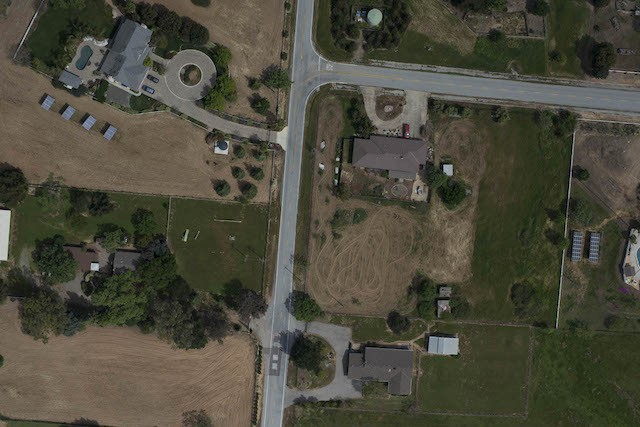
#> input picture lab2/Problem2Images/1_1.jpg, 640 x 427 px
$ python test_ransac.py
#> lines starting #> are read from the running program, lines starting #| are printed output that depends on the picture
### lab2/homework2.py
# Homework 2: Image Stitching
# Computer Vision (2026 fall)
#
# Framework for image stitching based on Harris corner detection.
# Allowed libraries: numpy, scipy, cv2, matplotlib, os, etc.
# You may add helper functions in a separate utils.py, but do NOT rename
# the functions in this file or change their input/output signatures.
#
# Conventions used throughout this file:
#   - images are np.ndarray of shape (H, W) (grayscale) or (H, W, 3)
#     (BGR, as returned by cv2.imread)
#   - pixel coordinates are (x, y) tuples; note that numpy indexing of an
#     array a uses a[y, x]

import os
import re
import cv2
import numpy as np
import matplotlib.pyplot as plt
from scipy import ndimage, spatial
from utils import ransac_with_inliers

IMGDIR = 'Problem2Images'
OUTDIR = 'outputs'

# ---------------------------------------------------------------------------
# Tunable hyper-parameters (feel free to experiment with them)
# ---------------------------------------------------------------------------
HARRIS_K = 0.04        # Harris constant, usually in [0.04, 0.06]
HARRIS_WIN = 9         # window size of the smoothing in harris_response
CORNER_THRESH = 0.01   # corner threshold = CORNER_THRESH * max(R)
CORNER_MIN_DIST = 5    # minimum distance (pixels) between two corners
MATCH_RATIO = 0.6      # ratio-test threshold in feature_matching
MIN_MATCH_RATE = 0.03  # abort if matches / min(#corners) falls below this


# ---------------------------------------------------------------------------
# Q1.1 Spatial derivatives (10 pts)
# ---------------------------------------------------------------------------
def gradient_x(img):
    '''
    Input:
        img (np.array (H, W) or (H, W, 3)): input image
    Output:
        grad_x (np.array (H, W)): derivative along the x axis
    Hints:
        - convert the image to grayscale first if it has 3 channels
        - compute with float dtype to avoid overflow/underflow
        - consider smoothing the image (e.g. Gaussian) before
          differentiating to suppress noise
        - use mode='reflect' when filtering at the borders
    '''
    if img.ndim == 3:
        img = cv2.cvtColor(img, cv2.COLOR_BGR2GRAY)
    img = img.astype(np.float64)
    img = ndimage.gaussian_filter(img, sigma = 1, mode = 'reflect')
    return ndimage.sobel(img, axis = 1, mode = 'reflect')


def gradient_y(img):
    '''
    Input:
        img (np.array (H, W) or (H, W, 3)): input image
    Output:
        grad_y (np.array (H, W)): derivative along the y axis
    '''
    if img.ndim == 3:
        img = cv2.cvtColor(img, cv2.COLOR_BGR2GRAY)
    img = img.astype(np.float64)
    img = ndimage.gaussian_filter(img, sigma = 1, mode = 'reflect')
    return ndimage.sobel(img, axis = 0, mode = 'reflect')


# ---------------------------------------------------------------------------
# Q1.2 Harris response (15 pts)
# ---------------------------------------------------------------------------
def harris_response(img, k, win_s):
    '''
    Input:
        img   (np.array (H, W) or (H, W, 3)): input image
        k     (float): Harris corner constant
        win_s (int): size of the sliding window
    Output:
        R (np.array (H, W)): Harris response of each pixel,
            R = det(M) - k * tr(M)^2
    Hints:
        - call gradient_x / gradient_y from Q1.1
        - smooth the products Ix*Ix, Ix*Iy, Iy*Iy with a Gaussian window
          of size win_s before computing det(M) and tr(M)
        - avoid python "for" loops; use vectorized numpy/scipy operations
    '''
    if img.ndim == 3:
        img = cv2.cvtColor(img, cv2.COLOR_BGR2GRAY)
    grad_x = gradient_x(img)
    grad_y = gradient_y(img)
    grad_xx = ndimage.gaussian_filter(grad_x * grad_x, sigma = 1, radius = win_s // 2, mode = 'reflect')
    grad_xy = ndimage.gaussian_filter(grad_x * grad_y, sigma = 1, radius = win_s // 2, mode = 'reflect')
    grad_yy = ndimage.gaussian_filter(grad_y * grad_y, sigma = 1, radius = win_s // 2, mode = 'reflect')
    det_img = grad_xx * grad_yy - grad_xy * grad_xy
    trace_img = grad_xx + grad_yy
    R = det_img - k * trace_img * trace_img
    return R


# ---------------------------------------------------------------------------
# Q1.3 Corner selection and non-maximal suppression (5 pts)
# ---------------------------------------------------------------------------
def corner_selection(R, th, min_dist):
    '''
    Input:
        R        (np.array (H, W)): pixel-wise Harris response
        th       (float): threshold of R for selecting corners
        min_dist (int): minimum distance of two nearby corners
    Output:
        pixels (list: N): a list of (x, y) tuples of the selected corners,
            e.g. pixels = [(5, 8), (3, 9)]
    Hints:
        - use ndimage.maximum_filter() for non-maximum suppression:
          keep a pixel only if it is the local maximum within a window of
          size (2 * min_dist + 1)
        - np.nonzero returns (row, col) = (y, x); convert to (x, y)
    '''
    local_max = ndimage.maximum_filter(R, size = 2 * min_dist + 1, mode = 'reflect')
    mask = (R == local_max) & (R > th)
    mask[:min_dist, :] = False
    mask[-min_dist:, :] = False
    mask[:, :min_dist] = False
    mask[:, -min_dist:] = False
    ys, xs = np.nonzero(mask)
    pixels = list(zip(xs, ys))
    return pixels


def orientation_histogram(magnitude, angle, num_bins=8):
    bin_width = 2 * np.pi / num_bins
    bin_indices = np.floor(angle / bin_width + 0.5).astype(int) % num_bins
    histogram = np.bincount(bin_indices.ravel(), weights=magnitude.ravel(), minlength=num_bins)
    return histogram

# ---------------------------------------------------------------------------
# Q2 Gradient histogram descriptor (20 pts)
# ---------------------------------------------------------------------------
def histogram_of_gradients(img, pix):
    '''
    Input:
        img (np.array (H, W) or (H, W, 3)): input image
        pix (list: N): a list of (x, y) tuples of the corners from Q1
    Output:
        features (np.array (N, L)): L-dimensional feature vectors,
            in the same order as pix
    Requirements (no fixed template, hard-code the parameters):
        1. horizontal and vertical gradients (reuse Q1.1)
        2. gradient magnitude and direction (np.arctan2)
        3. for each corner, an m*m grid of cells with m*m pixels each
        4. per-cell histogram over n directions (e.g. 8), weighted by
           magnitude, then normalized
        5. ROTATION INVARIANCE IS REQUIRED: estimate the dominant
           orientation of the patch, rotate the gradients to align with
           it, and build the descriptor in the canonical frame
    '''
    if img.ndim == 3:
        img = cv2.cvtColor(img, cv2.COLOR_BGR2GRAY)
    cells_per_side = 4
    pixels_per_side = 4
    patch_size = cells_per_side * pixels_per_side
    half_size = patch_size // 2
    num_bins = 8
    bin_width = 2 * np.pi / num_bins
    grad_x = gradient_x(img)
    grad_y = gradient_y(img)
    magnitude = np.sqrt(grad_x * grad_x + grad_y * grad_y)
    angle = np.mod(np.arctan2(grad_y, grad_x), 2 * np.pi)
    features = []
    for (y, x) in pix:
        if(x - half_size < 0 or x + half_size >= img.shape[0] or y - half_size < 0 or y + half_size >= img.shape[1]):
            descriptor = np.zeros(cells_per_side * cells_per_side * num_bins)
            features.append(descriptor)
            continue
        patch_magnitude = magnitude[x - half_size : x + half_size, y - half_size : y + half_size]
        patch_angle = angle[x - half_size : x + half_size, y - half_size : y + half_size]
        dominant_histogram = orientation_histogram(patch_magnitude, patch_angle, num_bins = 36)
        dominant_bin = np.argmax(dominant_histogram)
        dominant_angle = dominant_bin * 2 * np.pi / 36
        relative_angle = np.mod(patch_angle - dominant_angle, 2 * np.pi)
        cells_histograms = []
        for cell_x in range(cells_per_side):
            for cell_y in range(cells_per_side):
                cell_magnitude = patch_magnitude[
                    cell_x * pixels_per_side : (cell_x + 1) * pixels_per_side ,
                    cell_y * pixels_per_side : (cell_y + 1) * pixels_per_side
                ]
                cell_angle = relative_angle[
                    cell_x * pixels_per_side : (cell_x + 1) * pixels_per_side ,
                    cell_y * pixels_per_side : (cell_y + 1) * pixels_per_side
                ]
                bin_indices = np.floor(cell_angle / bin_width + 0.5).astype(int) % num_bins
                histogram = np.bincount(bin_indices.ravel(), weights = cell_magnitude.ravel(), minlength = num_bins)
                cells_histograms.append(histogram)
        descriptor = np.concatenate(cells_histograms)
        norm = np.linalg.norm(descriptor)
        descriptor = descriptor / (norm + 1e-8)
        features.append(descriptor)

    return np.asarray(features)


# ---------------------------------------------------------------------------
# Q3 Local feature matching (5 pts) -- provided, do not modify
# ---------------------------------------------------------------------------
def feature_matching(img_1, img_2):
    '''
    Input:
        img_1, img_2 (np.array (H, W, 3)): image pair
    Output:
        pixels_1, pixels_2 (list: N): matched (x, y) tuples such that
            pixels_1[i] in img_1 corresponds to pixels_2[i] in img_2
    Matches are selected with a ratio test: a match is accepted if
    best_dist / second_best_dist <= MATCH_RATIO.
    '''
    R1 = harris_response(img_1, HARRIS_K, HARRIS_WIN)
    R2 = harris_response(img_2, HARRIS_K, HARRIS_WIN)
    cor1 = corner_selection(R1, CORNER_THRESH * np.max(R1), CORNER_MIN_DIST)
    cor2 = corner_selection(R2, CORNER_THRESH * np.max(R2), CORNER_MIN_DIST)
    fea1 = histogram_of_gradients(img_1, cor1)
    fea2 = histogram_of_gradients(img_2, cor2)

    dis = spatial.distance.cdist(fea1, fea2, metric='euclidean')
    pixels_1, pixels_2 = [], []
    p1, p2 = np.shape(dis)
    if p1 < p2:
        # for each corner in image 1, find its best match in image 2
        for p in range(p1):
            best = np.argmin(dis[p])
            dis_min = dis[p][best]
            dis[p][best] = np.max(dis)  # exclude the best to get 2nd best
            if dis_min / np.min(dis[p]) <= MATCH_RATIO:
                pixels_1.append(cor1[p])
                pixels_2.append(cor2[best])
                dis[:, best] = np.max(dis)  # match each corner at most once
    else:
        # symmetric case: iterate over the corners of image 2
        for p in range(p2):
            best = np.argmin(dis[:, p])
            dis_min = dis[best][p]
            dis[best][p] = np.max(dis)
            if dis_min / np.min(dis[:, p]) <= MATCH_RATIO:
                pixels_2.append(cor2[p])
                pixels_1.append(cor1[best])
                dis[best, :] = np.max(dis)

    rate = len(pixels_1) / min(len(cor1), len(cor2))
    assert rate >= MIN_MATCH_RATE, "Fail to Match!"
    return pixels_1, pixels_2


# [29 lines left out: function test_matching, not called in this run]


# ---------------------------------------------------------------------------
# Q4.1 Homography estimation (10 pts)
# ---------------------------------------------------------------------------
def compute_homography(pixels_1, pixels_2):
    '''
    Input:
        pixels_1, pixels_2 (list: N', N' >= 4): matched (x, y) tuples
    Output:
        homo_mat (np.array (3, 3)): estimated homography matrix mapping
            points of image 1 onto image 2
    Hints:
        - convert the coordinates to homogeneous form
        - build the 2N' x 9 system A h = 0 from the correspondences and
          solve it with SVD:
              U, S, V = np.linalg.svd(A)
              homo_mat = V[-1].reshape(3, 3)

          (equivalently, use the smallest eigenvector of A^T A)
        - normalize so that homo_mat[2, 2] == 1
    '''
    pixels_1 = np.asarray(pixels_1, dtype=float)
    pixels_2 = np.asarray(pixels_2, dtype=float)
    n = len(pixels_1)
    A = np.zeros(shape = (n << 1, 9), dtype = float)
    for i in range(n):
        A[i << 1][0] = pixels_1[i][0]
        A[i << 1][1] = pixels_1[i][1]
        A[i << 1][2] = 1
        A[i << 1][6] = -pixels_1[i][0] * pixels_2[i][0]
        A[i << 1][7]= - pixels_1[i][1] * pixels_2[i][0]
        A[i << 1][8] = -pixels_2[i][0]
        A[i << 1 | 1][3] = pixels_1[i][0]
        A[i << 1 | 1][4] = pixels_1[i][1]
        A[i << 1 | 1][5] = 1
        A[i << 1 | 1][6] = -pixels_1[i][0] * pixels_2[i][1]
        A[i << 1 | 1][7]= - pixels_1[i][1] * pixels_2[i][1]
        A[i << 1 | 1][8] = -pixels_2[i][1]
    U, singular_values, Vt = np.linalg.svd(A, full_matrices = True)
    tolerance = singular_values[0] * max(A.shape) * np.finfo(float).eps
    h = Vt[-1, :]
    H = h.reshape(3, 3)
    return H


# ---------------------------------------------------------------------------
# Q4.2 Alignment with RANSAC (15 pts)
# ---------------------------------------------------------------------------
# [186 lines left out: functions align_pair, stitch_blend, generate_panorama, load_image_sequence, not called in this run]


# The provided scenes span almost 360 degrees, which a single reference
# plane cannot represent (see Q4.4 in the assignment PDF). For the base
# points it is sufficient to stitch any 5 consecutive images of a scene;
# the demo below uses the middle 5 frames. A full 360-degree panorama
# needs cylindrical projection (bonus 3).
BASE_MAX_FRAMES = 5

PANORAMA_SCENES = {
    1: 'grail',
    2: 'library',
    3: 'parrington',
    4: 'Xue-Mountain-Entrance',
}


# [36 lines that do not run on import are left out]

### lab2/utils.py
"""Helpers for RANSAC and its report, without changing the homework interfaces."""

from itertools import combinations

import numpy as np


def reprojection_errors(H, src, dst):
    """Forward reprojection distances in pixels; invalid projections get inf."""
    src = np.asarray(src, dtype=float)
    dst = np.asarray(dst, dtype=float)
    H = np.asarray(H, dtype=float)
    # Homographies differing by a nonzero scale must get the same validity test.
    norm = np.linalg.norm(H)
    if not np.isfinite(H).all() or not np.isfinite(norm) or norm == 0:
        return np.full(len(src), np.inf)
    projected_h = (H / norm @ np.column_stack((src, np.ones(len(src)))).T).T
    valid = (np.isfinite(projected_h).all(axis=1)
             & (np.abs(projected_h[:, 2]) > 1e-12))
    errors = np.full(len(src), np.inf)
    projected = projected_h[valid, :2] / projected_h[valid, 2:3]
    errors[valid] = np.linalg.norm(projected - dst[valid], axis=1)
    return errors


def ransac_with_inliers(pixels_1, pixels_2, compute_homography,
                        iterations=1000, threshold=3.0, seed=None):
    """Return (refitted H, best consensus mask), in original match order.

    compute_homography is the student's solver, passed as a callback to avoid
    circular imports. The mask is the largest sampled model's consensus set,
    which is then used to refit H, as required by Q4.2. Refit residuals may
    change slightly; the mask deliberately records that original consensus.
    """
    src = np.asarray(pixels_1, dtype=float)
    dst = np.asarray(pixels_2, dtype=float)

    rng = np.random.default_rng(seed)
    best_inliers = np.zeros(len(src), dtype=bool)
    best_count = 0
    best_error = np.inf

    for _ in range(iterations):
        indices = rng.choice(len(src), size=4, replace=False)
        H = compute_homography(src[indices].tolist(), dst[indices].tolist())
        errors = reprojection_errors(H, src, dst)
        inliers = errors < threshold
        count = int(inliers.sum())
        if count < 4:
            continue
        error = float(np.mean(errors[inliers] ** 2))
        if count > best_count or (count == best_count and error < best_error):
            best_count = count
            best_error = error
            best_inliers = inliers


    H = compute_homography(src[best_inliers].tolist(), dst[best_inliers].tolist())
    return H, best_inliers

### lab2/test_ransac.py
"""Run from any directory: python HW2/test_ransac.py --pair 1_1.jpg 1_2.jpg."""

import argparse
import json
from pathlib import Path

import cv2
import matplotlib
matplotlib.use('Agg')
import matplotlib.pyplot as plt
import numpy as np

import homework2 as hw
from utils import ransac_with_inliers, reprojection_errors


def main():
    parser = argparse.ArgumentParser(description='Compare Q3 matches and RANSAC inliers')
    parser.add_argument('--pair', nargs=2, default=['1_1.jpg', '1_2.jpg'])
    parser.add_argument('--iterations', type=int, default=1000)
    parser.add_argument('--threshold', type=float, default=3.0)
    parser.add_argument('--seed', type=int, default=42)
    args = parser.parse_args()

    root = Path(__file__).resolve().parent
    images = [cv2.imread(str(root / 'Problem2Images' / name)) for name in args.pair]
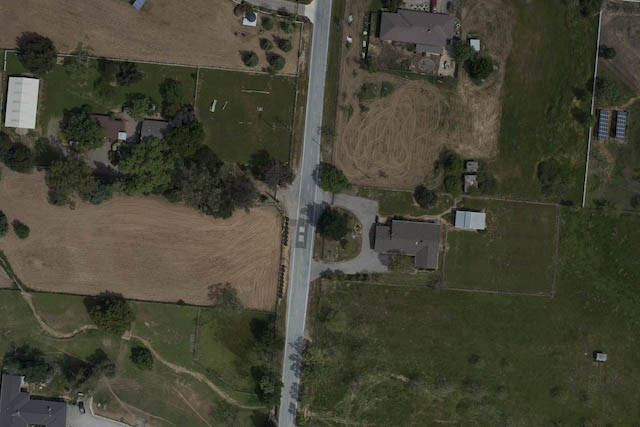
#> input picture lab2/Problem2Images/1_2.jpg, 640 x 427 px
#> images = 2 items
    for name, image in zip(args.pair, images):
        if image is None:
            raise FileNotFoundError(root / 'Problem2Images' / name)
#> this loop made 2 passes
#> name on passes 1 to 2: '1_1.jpg', '1_2.jpg'
    img1, img2 = images
#> img1 is the input picture: shape (427, 640, 3); mean B, G, R 60.6, 74.1, 75.9
#> img2 is the input picture: shape (427, 640, 3); mean B, G, R 52.7, 68.3, 69.2
    pixels1, pixels2 = hw.feature_matching(img1, img2)
#> call 2 of harris_response, with k = 0.04, win_s = 9
#> in harris_response (call 2), `grad_xy = ndimage.gaussian_filter(grad_x * grad_y, sigma = 1, radius =..`:
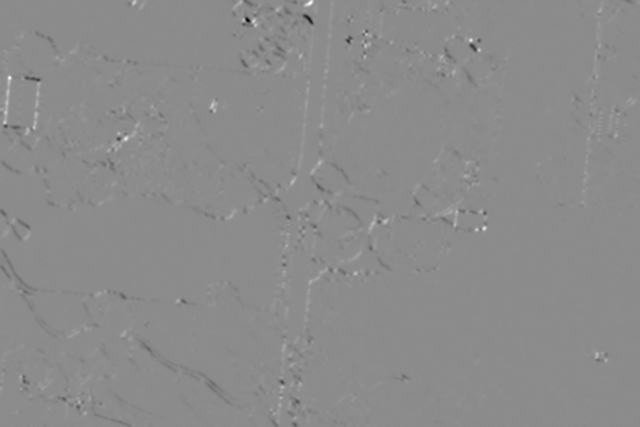
#> grad_xy: shape (427, 640) float64; min -28643.7, max 23530.3, mean -17.6; drawn with min black and max white
#> in harris_response (call 2), `R = det_img - k * trace_img * trace_img`:
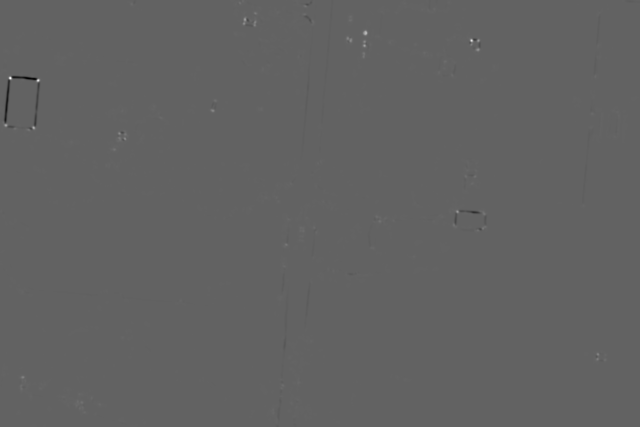
#> R: shape (427, 640) float64; min -435086105.3, max 687209481.9, mean -106209.5; drawn with min black and max white
#> in corner_selection, `mask = (R == local_max) & (R > th)`:
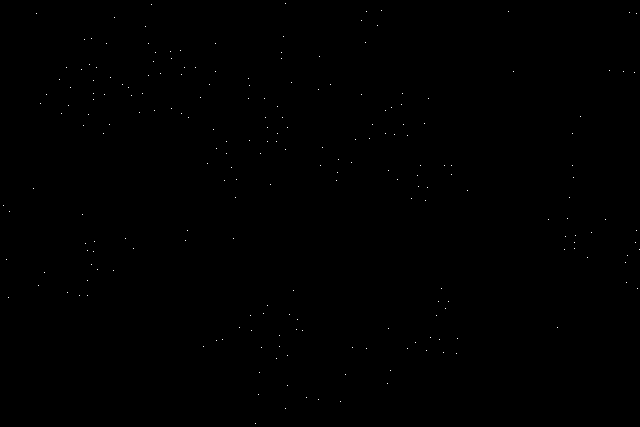
#> mask: shape (427, 640) bool; 0.08% white in thin lines or dots
#> in corner_selection, `ys, xs = np.nonzero(mask)`: ys = 210 values from 10 to 408; xs = 210 values, max 634 at index 34, min 6 at index 152, mean 287.5
#> in corner_selection, `pixels = list(zip(xs, ys))`: pixels = 210 pairs, first value 6 to 634, second value 10 to 408
#> in feature_matching, `cor1 = corner_selection(R1, CORNER_THRESH * np.max(R1), CORNER_MIN_DIST)`: cor1 has the same summary as pixels in corner_selection
#> call 2 of corner_selection, with th = 6872094.8, min_dist = 5
#> in corner_selection (call 2), `mask = (R == local_max) & (R > th)`:
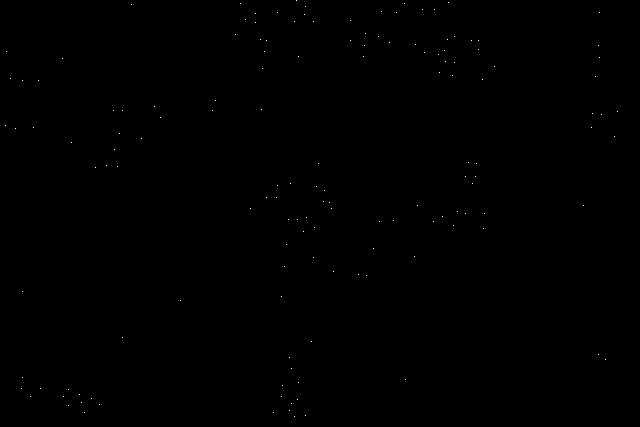
#> mask: shape (427, 640) bool; 0.05% white in thin lines or dots
#> in corner_selection (call 2), `ys, xs = np.nonzero(mask)`: ys = 142 values from 6 to 416; xs = 142 values, max 617 at index 55, min 5 at index 59, mean 308.3
#> in corner_selection (call 2), `pixels = list(zip(xs, ys))`: pixels = 142 pairs, first value 5 to 617, second value 6 to 416
#> in feature_matching, `cor2 = corner_selection(R2, CORNER_THRESH * np.max(R2), CORNER_MIN_DIST)`: cor2 has the same summary as pixels in corner_selection
#> in histogram_of_gradients, `angle = np.mod(np.arctan2(grad_y, grad_x), 2 * np.pi)`:
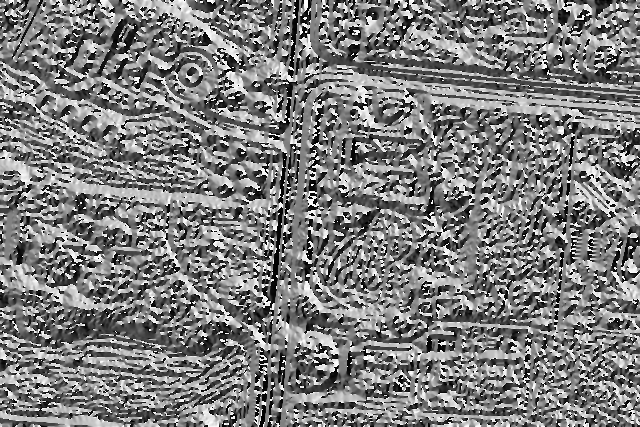
#> angle: shape (427, 640) float64; min 3.83e-06, max 6.28, mean 3.09; drawn with min black and max white
#> the loop in histogram_of_gradients, `for (y, x) in pix:` made 210 passes
#> (y, x, dominant_bin, dominant_angle, norm) on passes 1 to 3: (381, 10, 17, 2.97, 4876.8), (366, 11, 4, 0.698, 4891.9), (508, 11, 5, 0.873, 1756.9)
#> after the loop in histogram_of_gradients, `for (y, x) in pix:`: features = 210 items
#> in histogram_of_gradients, `return np.asarray(features)`:
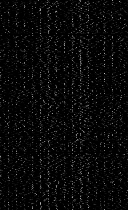
#> returned value: shape (210, 128) float64; min 0, max 0.756, mean 0.0351
#> (the rest of the program and of its run is left out)
